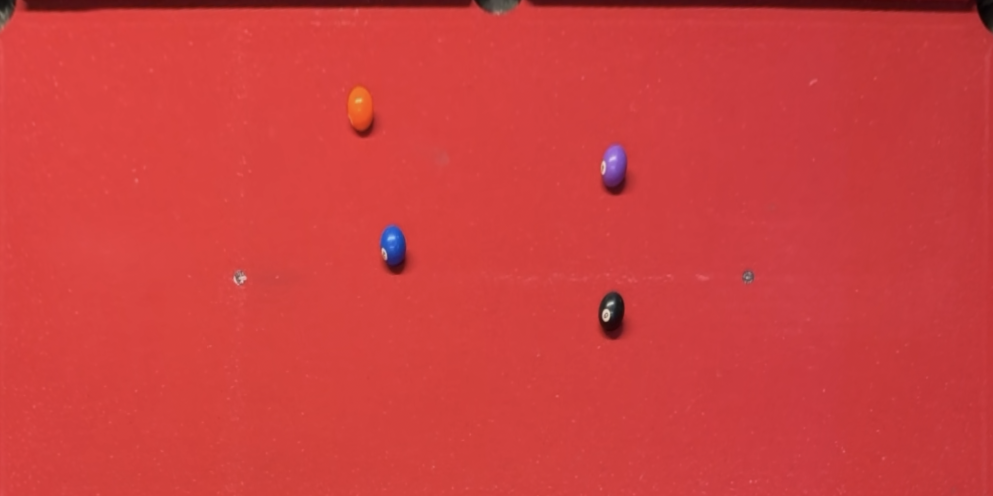
#> input picture image.png, 1986 x 992 px (shown at 1/2 size)
$ python VirtualTest.py
#> lines starting #> are read from the running program, lines starting #| are printed output that depends on the picture; after the words box and inside, x2 and y2 are one past the last pixel; in counts of white or black regions, pixels touching at a corner belong together
#> further down, img is the input picture: shape (992, 1986, 3); mean B, G, R 62.3, 63.1, 206
### objectRecognition/ballDetection.py
import cv2
import numpy as np
import matplotlib.pyplot as plt
#import calibration as cc
import os
from PoolTableConstants import *

HUE_RANGES = [
    ("Red", (0, 15)),
    ("Yellow", (15, 45)),
    ("Green", (45, 75)),
    ("Blue", (75, 105)),
    ("Purple", (105, 135)),
    ("Red", (135, 180)),  # Handle wrap-around at the red boundary
]
'''
COLOUR_THRESHOLDS = {
    'YELLOW_UPPER':[0, 100, 100],
    'YELLOW_LOWER':[0, 100, 100],
    'BLUE_UPPER':[0, 100, 100],
    'BLUE_LOWER':[0, 100, 100],
    'RED_UPPER':[0, 100, 100],
    'RED_LOWER':[0, 100, 100],
    'PURPLE_UPPER':[0, 100, 100],
    'PURPLE_LOWER':[0, 100, 100],
    'ORANGE_UPPER':[0, 100, 100],
    'ORANGE_LOWER':[0, 100, 100],
    'GREEN_UPPER':[0, 100, 100],
    'GREEN_LOWER':[0, 100, 100],
    'MAROON_UPPER':[0, 100, 100],
    'MAROON_LOWER':[0, 100, 100],
    'BLACK_UPPER':[0, 100, 100],
    'BLACK_LOWER':[0, 100, 100],
    'CUE_UPPER':[0, 100, 100],
    'CUE_LOWER':[0, 100, 100],
}
'''

def FindBalls(ctrs, img):

    balls = [] # Dictionary for filtered contours
    for i,c in enumerate(ctrs): # for all contours

        M = cv2.moments(c)

        # If area smaller than a threshold filter it out
        if M["m00"]<np.pi*MINIMUM_RADIUS**2:
            continue

        # If area larger than a threshold filter it out
        if M["m00"]>np.pi*MAXIMUM_RADIUS**2:
            continue

        # If contour has straight lines filter it out
        lX=[x for [[x, _]] in c]
        lY=[y for [[_, y]] in c]

        if np.corrcoef(lX, lY)[0, 1]**2 > 0.75:
            [vx,vy,x,y] = cv2.fitLine(c, cv2.DIST_L2, 0, 0.01, 0.01)
            cv2.line(
                img,
                tuple(map(int, (x+vx*-1920, y+vy*-1920))),
                tuple(map(int, (x+vx*1920, y+vy*1920))),
                (255, 255, 255),
                15
            )
            continue

        # If contour is circular include it in final list
        x = int(M["m10"] / M["m00"])
        y = int(M["m01"] / M["m00"])
        stdRadius = np.std([((x-ix)**2 + (y-iy)**2)**0.5 for ix, iy in zip(lX, lY)])

        if stdRadius < 10:
           # Sort the ball

           #Get img of specific ball
           ballImg = GenerateBallImg(c,img)
           #Debug
           cv2.imshow('res',ballImg)
           cv2.waitKey(0)

           #Check Colour against thresholds
           ballImg = cv2.cvtColor(ballImg,cv2.COLOR_BGR2HSV)   #convert color for color identification
           #color_label = classify_hue(ballImg_avgColor[0],HUE_RANGES)
           #balls[color_label] = [(x, y)]

           CheckStrips(ballImg)
           #Sort balls


           balls+=[np.array([x, y])]

    return balls

#Function to generate contours around all objects
#Input: Transformed image
#Output: contours
def GenerateContours(img,backgroundThreshold):
    # apply blur
    img_blur = cv2.GaussianBlur(img,(5,5),cv2.BORDER_DEFAULT) # blur applied

    # mask
    hsv = cv2.cvtColor(img_blur, cv2.COLOR_BGR2HSV) # convert to hsv
#> hsv: shape (992, 1986, 3); mean H, S, V 37.3, 179.7, 206.2
    if len(backgroundThreshold) == 4:
        mask1 = cv2.inRange(hsv, backgroundThreshold['lower'], backgroundThreshold['lowerMiddle']) # table's mask
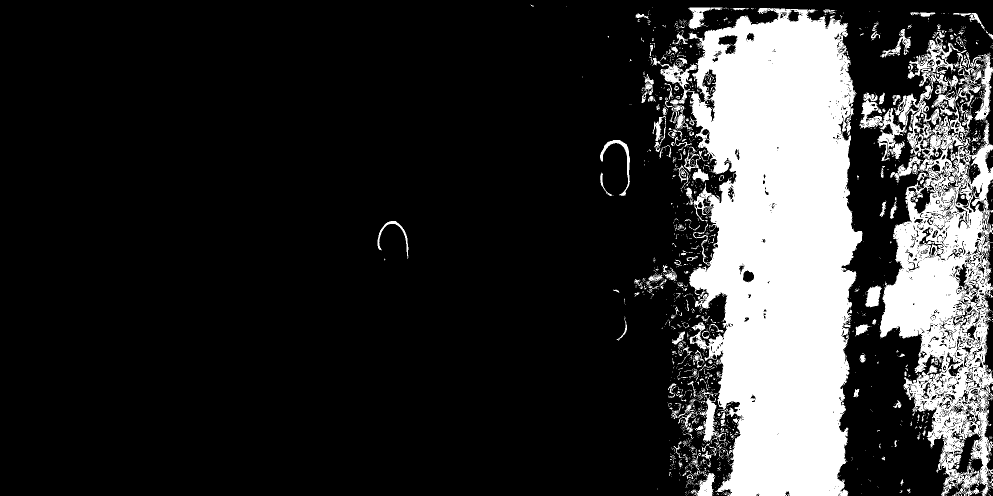
#> mask1: shape (992, 1986) (shown at 1/2 size); 19.3% white; 1877 white regions (1666 under 20 px), largest, box (x1, y1, x2, y2) and area: (1306, 16, 1725, 992) 254246, (1755, 80, 1986, 992) 96113, (1342, 791, 1452, 885) 2208
        mask2 = cv2.inRange(hsv, backgroundThreshold['upperMiddle'], backgroundThreshold['upper']) # table's mask
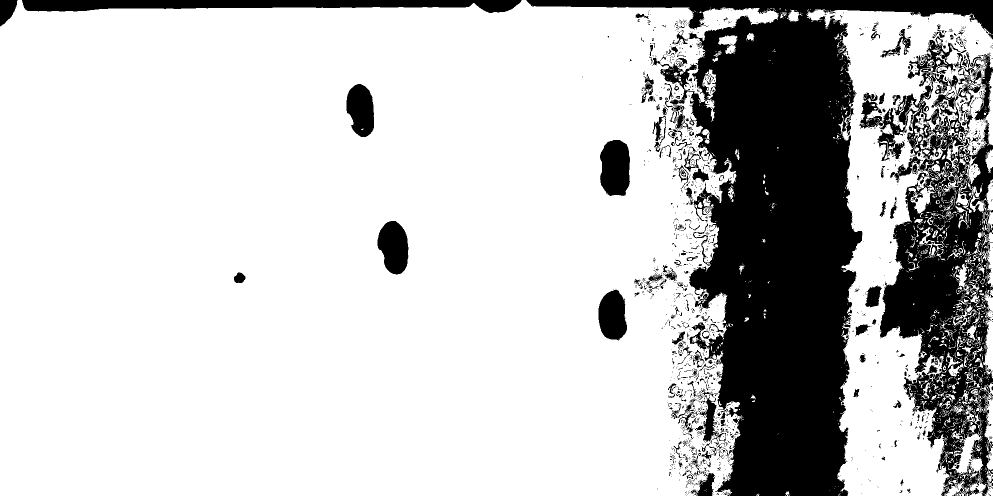
#> mask2: shape (992, 1986) (shown at 1/2 size); 77.9% white; 1859 black regions (1652 under 20 px), largest, box (x1, y1, x2, y2) and area: (1053, 0, 1986, 992) 274600, (1755, 80, 1986, 992) 96113, (44, 0, 1043, 26) 16864
        mask = cv2.bitwise_or(mask1, mask2)
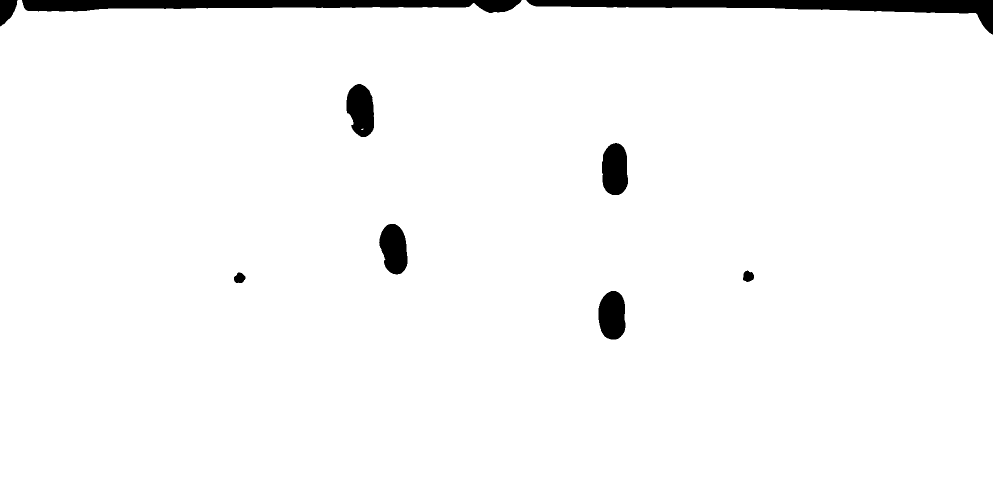
#> mask: shape (992, 1986) (shown at 1/2 size); 97.2% white; 9 black regions, largest, box (x1, y1, x2, y2) and area: (1053, 0, 1986, 69) 17944, (44, 0, 1043, 26) 16864, (1204, 286, 1256, 390) 4503
    else:
        mask = cv2.inRange(hsv, backgroundThreshold['lower'], backgroundThreshold['upper']) # table's mask

    # filter mask
    kernel = np.ones((5,5),np.uint8)
    mask = cv2.morphologyEx(mask, cv2.MORPH_CLOSE, kernel) # dilate->erode
#> mask: shape (992, 1986); 97.2% white; 9 black regions, largest, box (x1, y1, x2, y2) and area: (1054, 0, 1986, 68) 17937, (44, 0, 1042, 26) 16853, (1204, 287, 1256, 390) 4499

    # apply threshold
    ret,mask_inv = cv2.threshold(mask,5,255,cv2.THRESH_BINARY_INV) # apply threshold
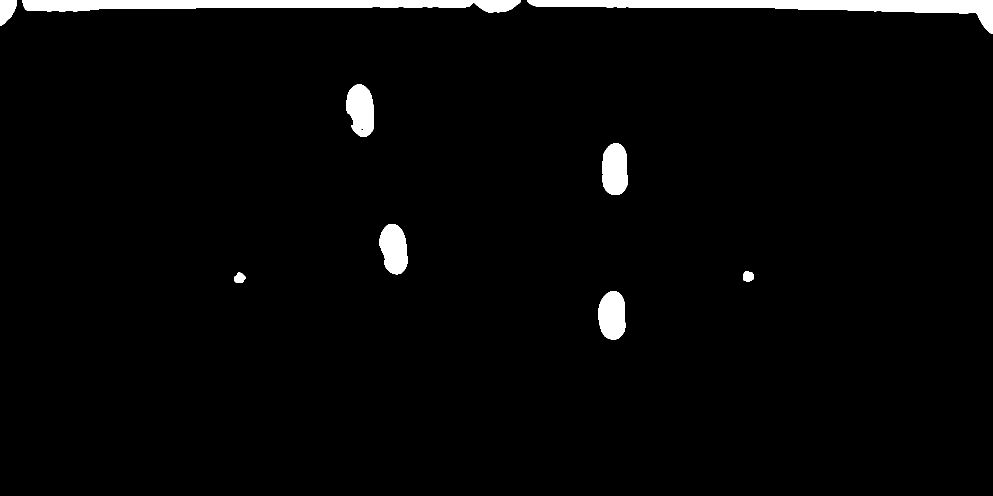
#> mask_inv: shape (992, 1986) (shown at 1/2 size); 2.8% white; 9 white regions

    # find contours and filter them
    ctrs, hierarchy = cv2.findContours(mask_inv, cv2.RETR_TREE, cv2.CHAIN_APPROX_SIMPLE) # find contours
#> ctrs = 10 contours, 1 with area under 20; largest, box (x1, y1, x2, y2) and area: (1054, 0, 1986, 68) 16964, (44, 0, 1042, 26) 15847, (1204, 287, 1256, 390) 4378, (693, 168, 748, 274) 4360, (759, 448, 815, 549) 4206

    return ctrs

#Function to draw specific ball based on specific ball contour and pool table image
#Input: single contour and image of playfield
#Output: Cropped image of ball
def GenerateBallImg(c,img):
    img_gray = cv2.cvtColor(img,cv2.COLOR_BGR2GRAY)

    mask = np.zeros_like(img_gray)

    cv2.drawContours(mask,[c],0,255,-1)

    ballImg = cv2.bitwise_and(img,img,mask = mask)

    return ballImg

#Function to check if ball is strips
#Input: Image of specfic ball
#Output: True or false
def CheckStrips(ballImg):
    ballImg = cv2.cvtColor(ballImg,cv2.COLOR_BGR2GRAY)
    cv2.imshow('window',ballImg)
    cv2.waitKey(0)
    ret,ballImg = cv2.threshold(ballImg,WHITE_THRESHOLD,255,cv2.THRESH_BINARY)

    cv2.imshow('window',ballImg)
    cv2.waitKey(0)

    if np.mean(ballImg) > int(PERCENT_WHITE_THRESHOLD*255):
        return True
    else:
        return False

def DrawBalls(balls,img):
    for i,(x,y) in enumerate(balls):
        cv2.putText(img,
            f'Ball id: {i}', (x+50, y-25),
            cv2.FONT_HERSHEY_SIMPLEX,
            0.5,
            (255, 0, 0),
            1,
            cv2.LINE_AA)
        cv2.putText(img,
            f'({x}, {y})', (x+50, y),
            cv2.FONT_HERSHEY_SIMPLEX,
            0.5,
            (255, 0, 0),
            1,
            cv2.LINE_AA)

# [34 lines left out: functions FindandDrawBalls, classify_hue, GenerateBackgroundThresholds, not called in this run]


# [21 lines that do not run on import are left out]

### shotSelection/physicsModel.py
import numpy as np
import cv2
#from objectRecognition import cueAngle as ca , ballDetection as bd, calibration as cc
from objectRecognition.PoolTableConstants import *

#Function to see if there are ball collisions
#Input:
# List of all ball coords
# list of balls to filter out (first ball is chosen as start position)
# Trajectory of ball
#Output
# True or false ball colision
def CheckCircleCollision(balls, startPoint, traj):

    for i,circle_center in enumerate(balls):
        # Ignore these indices
        if np.array_equal(circle_center,startPoint):
            continue

        # Vector from the start of the line to the circle center
        start_to_center = circle_center - startPoint

        # Calculate the projection of start_to_center onto the line_vector
        projection = np.dot(start_to_center, traj) / np.dot(traj, traj)

        # Check if the projection is in the bounds of the line segment
        if 0 <= projection <= 1:
            # Calculate the closest point on the line to the circle center
            closest_point = startPoint + projection * traj

            # Calculate the distance between the closest point and the circle center
            distance = np.linalg.norm(closest_point - circle_center)

            # Check if the distance is less than or equal to the circle radius
            if distance <= RADIUS*2:
                return True

    return False

#Function to see if there are ball collisions
#Input:
# List of all ball coords
# Ball to generate traj
# Trajectory of ball
#Output
# True or false ball colision
def ObjectBallTraj(balls,ballIndex,pocketIndex):

    traj_list = [(POCKETS[pocketIndex] - balls[ballIndex])]
    Collision = CheckCircleCollision(balls, balls[ballIndex], traj_list[0])
    if Collision:
        traj_list = ProcessBounces(balls[ballIndex],POCKETS[pocketIndex],balls)
    return traj_list

# [149 lines left out: functions CueBallTraj, ProcessBounces, BottomBounce, TopBounce, RightBounce, LeftBounce and 1 more, not called in this run]

### VirtualTest.py
#import objectRecognition.calibration as cc
#import objectRecognition.cueAngle as ca
import objectRecognition.ballDetection as bd
import shotSelection.physicsModel as pm
from objectRecognition.PoolTableConstants import *
import os
import cv2
import numpy as np

BACKGROUND_IMG = 'image.png'
INPLAY_IMG = 'IMG_0113.jpg'
#Ball and cue selection
OBJECT_BALL_INDEX = 1
POCKET_INDEX = 2
CUE_BALL_INDEX = 3
BACKGROUND_THRESHOLDS = {
    'upper': np.array([8,200,255]),
    'upperMiddle':np.array([0,100,150]),
    'lowerMiddle': np.array([180,200,255]),
    'lower':np.array([172,100,150])
}

#camera_matrix, dist_coeffs, finalCorners, topDown = cc.initialCalibration()
# angle = ca.determineAngle(topDown, camera_matrix, dist_coeffs)
# print(angle)

#Load Background Image
script_dir = os.path.dirname(os.path.abspath(__file__))
image_path = os.path.join(script_dir, BACKGROUND_IMG)
img =cv2.imread(image_path)
assert img is not None, "file could not be loaded"
cv2.namedWindow('window',cv2.WINDOW_KEEPRATIO)
#Debug
cv2.imshow('window',img)
cv2.waitKey(0)

'''
#Flatten & crop image
corners, warped = cc.tableDetection(image, camera_matrix, dist_coeffs)
#Debug
cv2.imshow('window',image)
cv2.waitKey(0)

#Get background thresholds
backgroundThreshold = bd.GenerateBackgroundThresholds(image, 10)
#Debug
print(backgroundThreshold)

#Load Game Image
script_dir = os.path.dirname(os.path.abspath(__file__))
image_path = os.path.join(script_dir, INPLAY_IMG)
image =cv2.imread(image_path)
assert image is not None, "file could not be loaded"
cv2.namedWindow('window',cv2.WINDOW_KEEPRATIO)
#Debug
cv2.imshow('window',image)
cv2.waitKey(0)
'''
#Generate contours
ctrs = bd.GenerateContours(img, BACKGROUND_THRESHOLDS)
#Debug
img_copy = np.copy(img)
cv2.drawContours(img_copy,ctrs,-1,255,2)
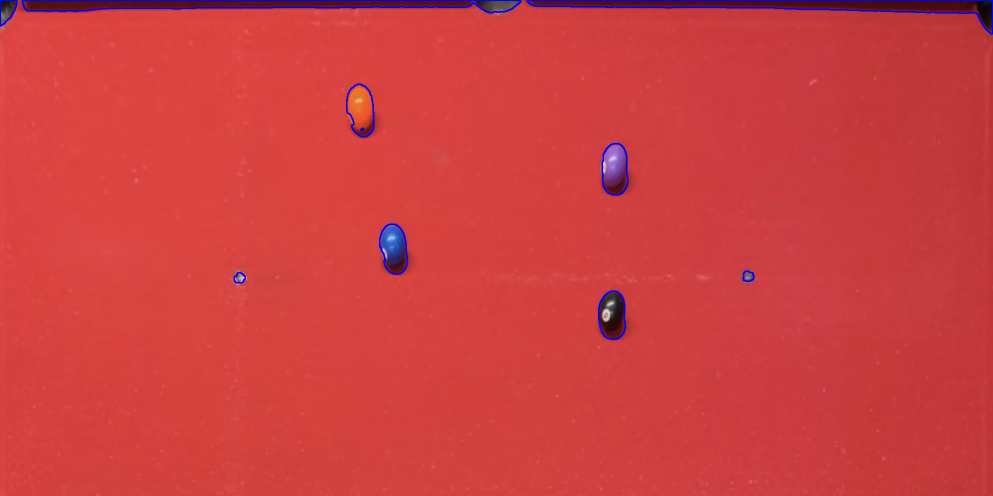
#> img_copy: shape (992, 1986, 3) (shown at 1/2 size); 0.74% of pixels changed, all inside (x1, y1, x2, y2) = (0, 0, 1986, 680)
cv2.imshow('window',img_copy)
cv2.waitKey(0)

#Find ball Indices
balls = bd.FindBalls(ctrs, img)
#> the loop in FindBalls, `for i,c in enumerate(ctrs):` made 10 passes
#> (stdRadius, balls) on passes 4 to 6: (8.9, [[1224, 630], [787, 497]]), (7.8, [[1224, 630], [787, 497], [1229, 338]]), (9.94, [[1224, 630], [787, 497], [1229, 338], [721, 219]])
#> pass 1, in GenerateBallImg, `img_gray = cv2.cvtColor(img,cv2.COLOR_BGR2GRAY)`:
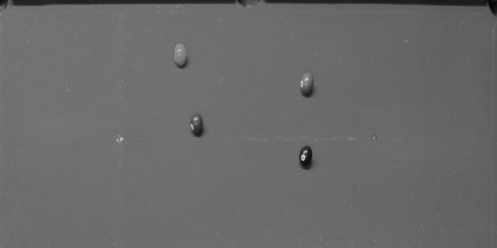
#> img_gray: shape (992, 1986) (shown at 1/4 size); min 4, max 217, mean 105.7
#> pass 1, in GenerateBallImg, `ballImg = cv2.bitwise_and(img,img,mask = mask)`:
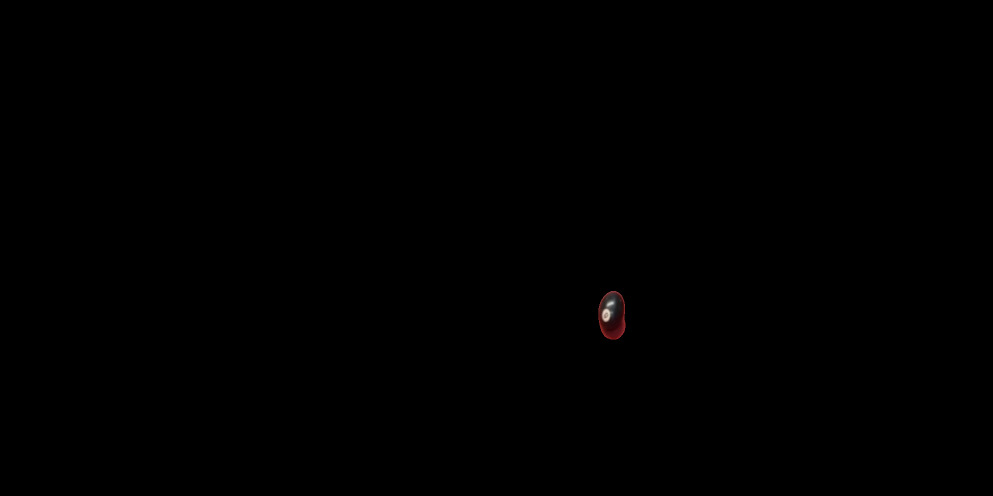
#> ballImg: shape (992, 1986, 3) (shown at 1/2 size); mean B, G, R 0.1, 0.1, 0.2
#> balls = [[1224, 630], [787, 497], [1229, 338], [721, 219]]
img_ids = np.copy(img)
bd.DrawBalls(balls,img_ids)
#> the loop in DrawBalls, `for i,(x,y) in enumerate(balls):` made 4 passes
#Debug
#cv2.imshow('window',img_ids)
#cv2.waitKey(0)

#Find ball trajectories
#user_input = input("Enter something: ")

# Print the user input
while(True):

    cv2.imshow('window',img_ids)
    cv2.waitKey(0)

    POCKET_INDEX = int(input("Select pocket index:"))
#> the answer given: 1
#> POCKET_INDEX = 1
    print("You entered:", POCKET_INDEX)
#| You entered: 1

    OBJECT_BALL_INDEX = int(input("Select object ball index:"))
#> the answer given: 1
#> OBJECT_BALL_INDEX = 1
    print("You entered:", OBJECT_BALL_INDEX)
#| You entered: 1

    CUE_BALL_INDEX = int(input("Select cue ball index:"))
#> the answer given: 1
#> CUE_BALL_INDEX = 1
    print("You entered:", CUE_BALL_INDEX)
#| You entered: 1

    collisionObject,objectBallTraj = pm.ObjectBallTraj(balls,OBJECT_BALL_INDEX,POCKET_INDEX)
#> in ObjectBallTraj, `traj_list = [(POCKETS[pocketIndex] - balls[ballIndex])]`: traj_list = [[-787, 503]]
#> the loop in CheckCircleCollision, `for i,circle_center in enumerate(balls):` made 4 passes
#> (circle_center, start_to_center, projection) on passes 1, 3, 4: ([1224, 630], [437, 133], -0.318), ([1229, 338], [442, -159], -0.49), ([721, 219], [-66, -278], -0.101)
#> in ObjectBallTraj, `Collision = CheckCircleCollision(balls, balls[ballIndex], traj_list[0])`: Collision = False
#> (the run stopped early here; a loop or call above may not have finished)

$ run again, with PoolTableWithBalls.jpg saved as image.png
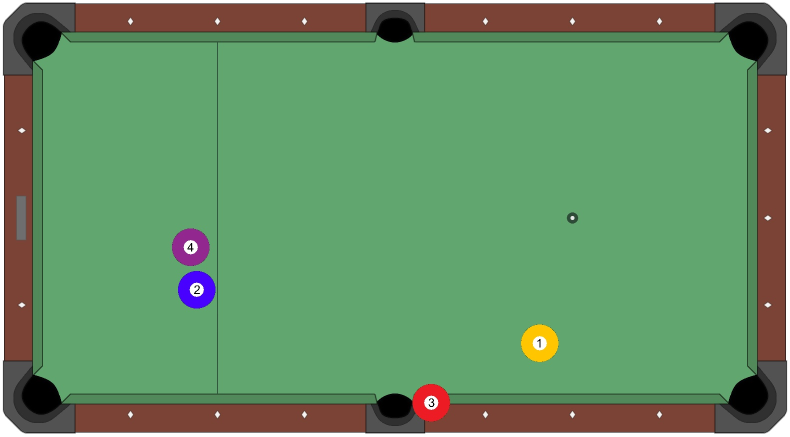
#> input picture PoolTableWithBalls.jpg, 1579 x 873 px (shown at 1/2 size)
#> img is the input picture: shape (873, 1579, 3); mean B, G, R 101.9, 144.4, 101.6
#> hsv: shape (873, 1579, 3); mean H, S, V 53.4, 103, 153.5
#> mask1: shape (873, 1579); 0.02% white in thin lines or dots, all inside (x1, y1, x2, y2) = (826, 789, 879, 838)
#> mask2: shape (873, 1579); 0.02% white in thin lines or dots, all inside (x1, y1, x2, y2) = (825, 768, 900, 844)
#> in GenerateContours, `ctrs, hierarchy = cv2.findContours(mask_inv, cv2.RETR_TREE, cv2.CHAIN_..`: ctrs = 11 contours, 6 with area under 20; largest, box (x1, y1, x2, y2) and area: (0, 0, 1579, 873) 1376016, (845, 788, 880, 823) 850, (849, 792, 876, 819) 570, (824, 767, 901, 845) 470, (831, 825, 850, 841) 48
#> `cv2.drawContours(img_copy,ctrs,-1,255,2)`:
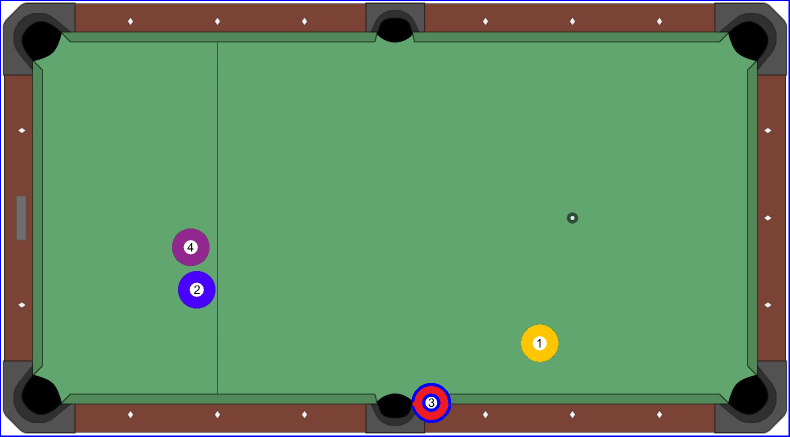
#> img_copy: shape (873, 1579, 3) (shown at 1/2 size); 0.85% of pixels changed, all inside (x1, y1, x2, y2) = (0, 0, 1579, 873)
#> the loop in FindBalls, `for i,c in enumerate(ctrs):` made 11 passes
#> c on passes 1, 2, 4, 6, 7, 8: [[0, 0], [0, 872], [1578, 872], [1578, 0]], [[848, 840], [849, 839], [850, 840], [849, 841]], [[830, 825], [831, 824], [832, 825], [831, 826]], [[827, 819], [828, 818], [829, 819], [828, 820]], [[826, 817], [827, 816], [828, 817], [827, 818]], [[825, 814], [826, 813], [827, 814], [826, 815]]
#> after the loop in FindBalls, `for i,c in enumerate(ctrs):`: balls = []
#> POCKET_INDEX = 1
#| You entered: 1
#| You entered: 1
#| You entered: 1
